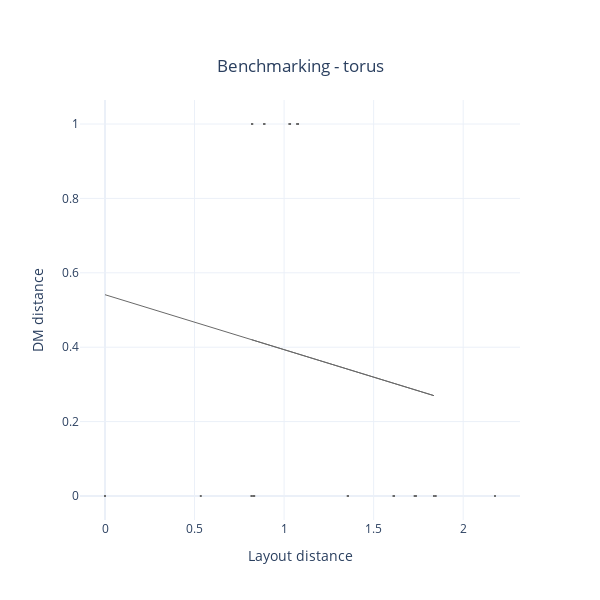

The cell this chart's notebook holds for it:
### Code cell
fig = pgo.Figure()

for i in spring_trace:
    fig.add_trace(i)

# regression line SPRING
fig.add_trace(pgo.Scatter(name='line of best fit - layout', x=X_spring, y=df_spring['bestfit'], 
                          mode='lines',
                          line=dict(
                             color='dimgrey',
                             width=1.0
            ),))

fig.update_layout(title={
                'text': "Benchmarking - "+organism,
                'y':0.9,
                'x':0.5,
                'xanchor': 'center',
                'yanchor': 'top'},
                  template='plotly_white', showlegend=False, width=600, height = 600,
                  xaxis_title = "Layout distance",
                  yaxis_title = "DM distance"
                )    

py.iplot(fig)

plotly.offline.plot(fig, filename = 'output_plots/2Dtoynetwork_CorrDiagramSPRING_'+feature+'_'+organism+'.html', auto_open=False)

### Figure 1 — Plotly figure (JSON) as saved in the notebook; plotly's stock layout.template omitted (floating-point values rounded to 4 significant figures)
{"data": [{"marker": {"color": "dimgrey", "size": 2}, "mode": "markers", "name": "Spring", "type": "scatter", "x": [0, 0.8907, 1.078, 1.731, 1.611, 1.837, 1.03, 0.8189], "y": [0, 1, 1, 0, 0, 0, 1, 0]}, {"marker": {"color": "dimgrey", "size": 2}, "mode": "markers", "name": "Spring", "type": "scatter", "x": [0.8907, 0, 0.8334, 1.033, 1.846, 1.614, 1.735, 1.075], "y": [1, 0, 0, 1, 0, 0, 0, 1]}, {"marker": {"color": "dimgrey", "size": 2}, "mode": "markers", "name": "Spring", "type": "scatter", "x": [1.078, 0.8334, 0, 0.8207, 1.074, 0.8186, 1.357, 0.5346], "y": [1, 0, 0, 1, 1, 0, 0, 0]}, {"marker": {"color": "dimgrey", "size": 2}, "mode": "markers", "name": "Spring", "type": "scatter", "x": [1.731, 1.033, 0.8207, 0, 1.735, 1.034, 2.178, 1.355], "y": [0, 1, 1, 0, 0, 1, 0, 0]}, {"marker": {"color": "dimgrey", "size": 2}, "mode": "markers", "name": "Spring", "type": "scatter", "x": [1.611, 1.846, 1.074, 1.735, 0, 0.8882, 1.031, 0.8314], "y": [0, 0, 1, 0, 0, 1, 1, 0]}, {"marker": {"color": "dimgrey", "size": 2}, "mode": "markers", "name": "Spring", "type": "scatter", "x": [1.837, 1.614, 0.8186, 1.034, 0.8882, 0, 1.729, 1.075], "y": [0, 0, 0, 1, 1, 0, 0, 1]}, {"marker": {"color": "dimgrey", "size": 2}, "mode": "markers", "name": "Spring", "type": "scatter", "x": [1.03, 1.735, 1.357, 2.178, 1.031, 1.729, 0, 0.8225], "y": [1, 0, 0, 0, 1, 0, 0, 1]}, {"marker": {"color": "dimgrey", "size": 2}, "mode": "markers", "name": "Spring", "type": "scatter", "x": [0.8189, 1.075, 0.5346, 1.355, 0.8314, 1.075, 0.8225, 0], "y": [0, 1, 0, 0, 0, 1, 1, 0]}, {"line": {"color": "dimgrey", "width": 1}, "mode": "lines", "name": "line of best fit - layout", "type": "scatter", "x": [0, 0.8907, 1.078, 1.731, 1.611, 1.837, 1.03, 0.8189], "y": [0.5412, 0.4096, 0.3819, 0.2854, 0.3031, 0.2698, 0.3889, 0.4202]}], "layout": {"height": 600, "showlegend": false, "title": {"text": "Benchmarking - torus", "x": 0.5, "xanchor": "center", "y": 0.9, "yanchor": "top"}, "width": 600, "xaxis": {"autorange": true, "range": [-0.1396, 2.317], "title": {"text": "Layout distance"}, "type": "linear"}, "yaxis": {"autorange": true, "range": [-0.06452, 1.065], "title": {"text": "DM distance"}, "type": "linear"}}}
